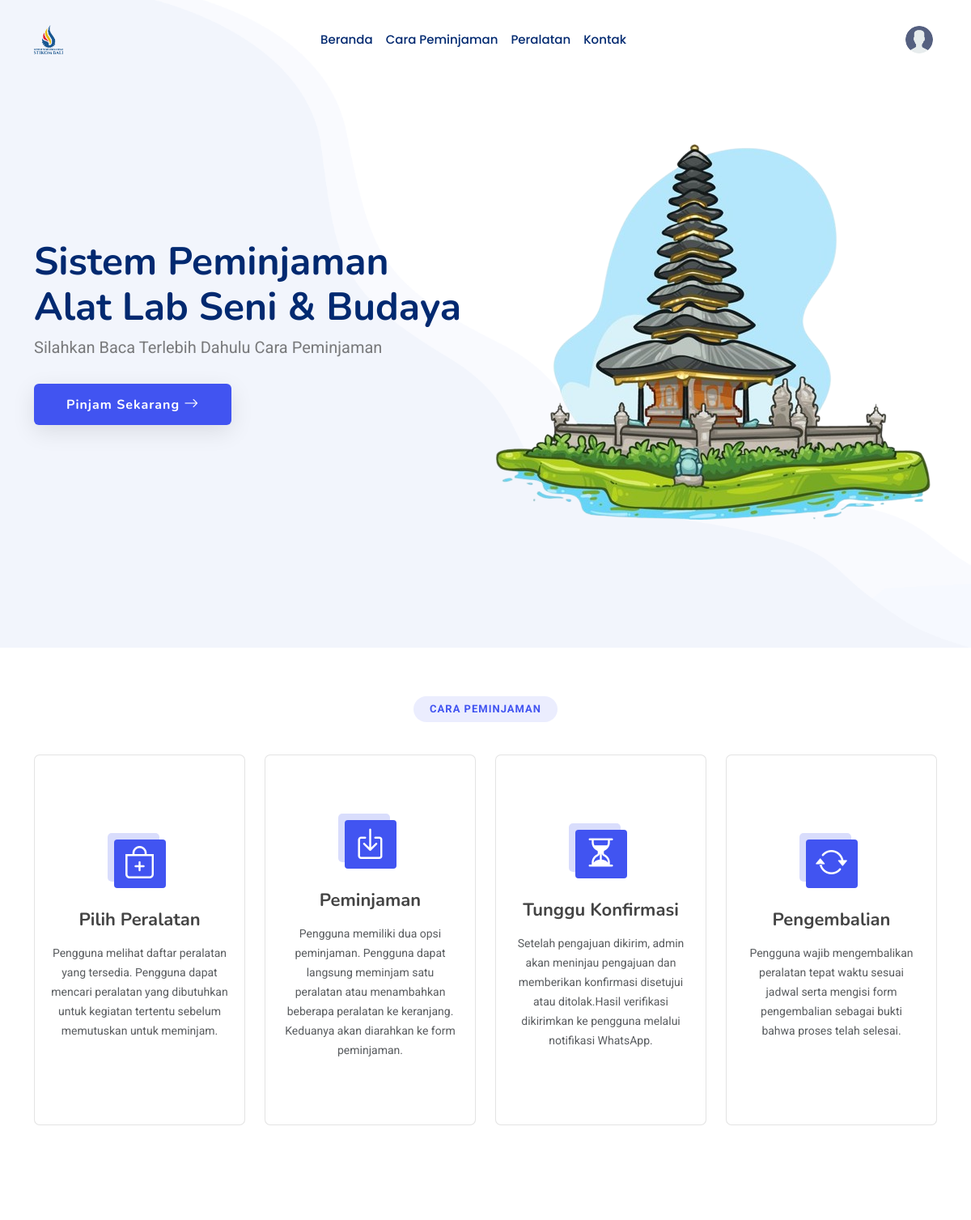
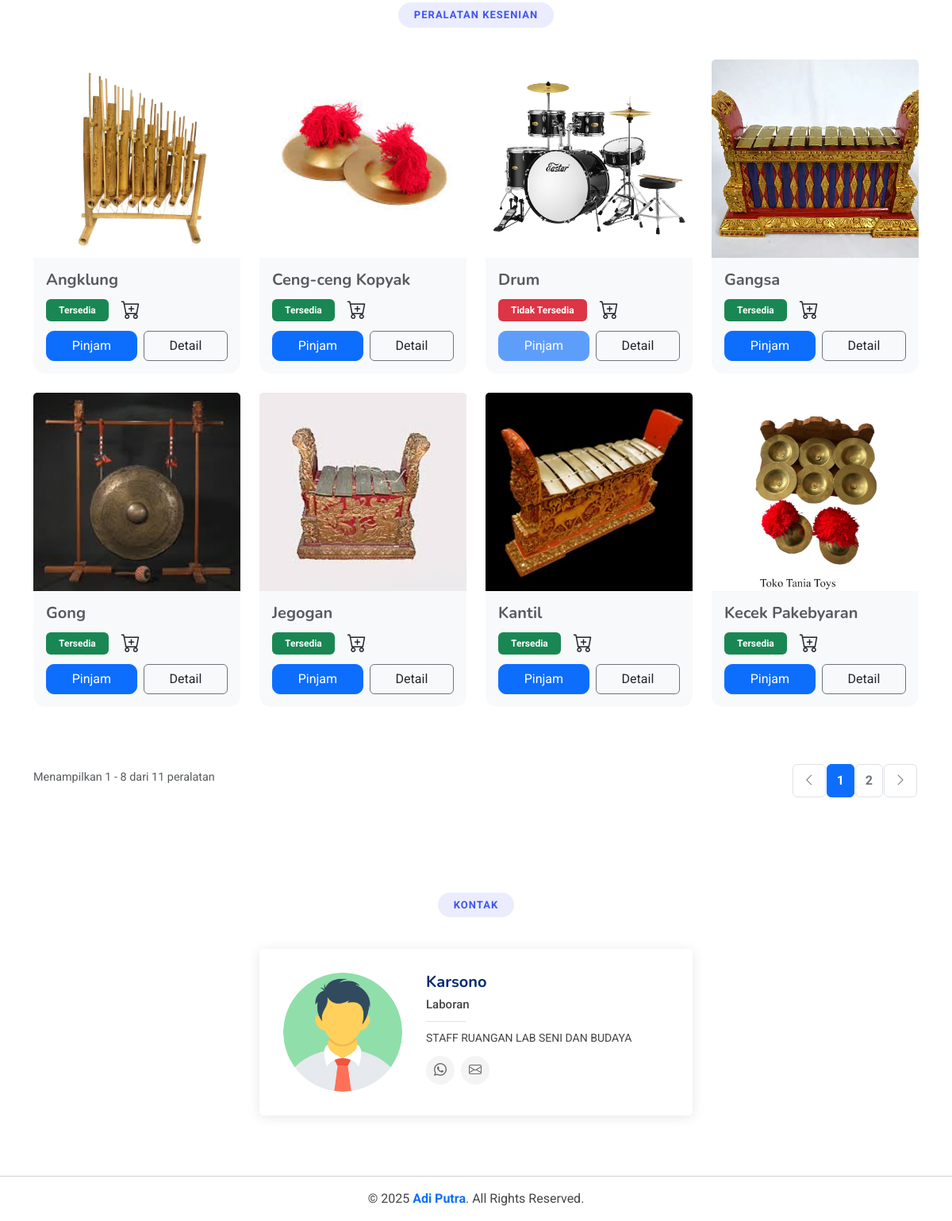
The page / on the database its author committed (2 pictures, top to bottom).
### tables this page shows
CREATE TABLE `peralatan` (
  `id_peralatan` int(11) NOT NULL,
  `nama_peralatan` varchar(50) NOT NULL,
  `kategori` enum('Modern','Tradisional') DEFAULT NULL,
  `jumlah` int(11) NOT NULL,
  `jumlah_baik` int(11) DEFAULT 0,
  `jumlah_rusak` int(11) DEFAULT 0,
  `tahun_pengadaan` year(4) DEFAULT NULL,
  `deskripsi` text DEFAULT NULL,
  `gambar` varchar(30) NOT NULL
);

### index.php (the view, shortened to what this page needs)
<?php
include __DIR__ . "/config/config.php";
$current_page = isset($_GET['page']) ? (int)$_GET['page'] : 1;
$items_per_page = 8;
$current_page = max(1, $current_page);
$offset = ($current_page - 1) * $items_per_page;
$count_query = mysqli_query($conn, "SELECT COUNT(*) as total FROM peralatan");
$count_result = mysqli_fetch_assoc($count_query);
$total_items = $count_result['total'];
$total_pages = ceil($total_items / $items_per_page);
?>
<!DOCTYPE html>
<html lang="en">
<head>
  <link href='https://unpkg.com/boxicons@2.0.9/css/boxicons.min.css' rel='stylesheet'>
  <link href="assets/vendor/bootstrap/css/bootstrap.min.css" rel="stylesheet">
  <link href="assets/vendor/bootstrap-icons/bootstrap-icons.css" rel="stylesheet">
  <link href="assets/vendor/aos/aos.css" rel="stylesheet">
  <link href="assets/css/main.css" rel="stylesheet">
</head>
<body class="index-page">
<div class="wrapper">
<?php include 'layout/navbar.php'; ?>
  <main class="content">
    <section id="home" class="hero section">
      <div class="container">
        <div class="row gy-4">
          <div class="col-lg-6 order-2 order-lg-1 d-flex flex-column justify-content-center">
            <h1 data-aos="fade-up">Sistem Peminjaman Alat Lab Seni & Budaya</h1>
            <p data-aos="fade-up" data-aos-delay="100" style="margin-top: 7px;">Silahkan Baca Terlebih Dahulu Cara Peminjaman</p>
            <div class="d-flex flex-column flex-md-row" data-aos="fade-up" data-aos-delay="200">
              <a class="btn-button flex-md-shrink-0 rounded fw-bold" href="#peralatan">Pinjam Sekarang<i class="bi bi-arrow-right"> </i></a>
            </div>
          </div>
          <div class="col-lg-6 order-1 order-lg-2 hero-img" data-aos="zoom-out">
            <img src="assets/img/background bali.png" class="img-fluid animated" alt="">
          </div>
        </div>
      </div>
    </section>
    <section id="carapeminjaman" class="alur section">
        <div class="container section-title" data-aos="fade-up">
          <h2>Cara Peminjaman</h2>
        </div>
        <div class="container">
         <div class="row gy-4">
          <div class="col-lg-3 col-md-6 col-sm-6" data-aos="fade-up" data-aos-delay="100">
            <div class="alur-item position-relative text-center">
              <div class="icon mb-3 d-flex align-items-center justify-content-center" style="height: 60px;">
                <i class="bi bi-bag-plus fs-1"></i>
              </div>
              <h3 class="h5 mb-3">Pilih Peralatan</h3>
              <p class="text-muted small">Pengguna melihat daftar peralatan yang tersedia. Pengguna dapat mencari peralatan yang dibutuhkan untuk kegiatan tertentu sebelum memutuskan untuk meminjam.</p>
            </div>
          </div>
          <div class="col-lg-3 col-md-6 col-sm-6" data-aos="fade-up" data-aos-delay="200">
            <div class="alur-item position-relative text-center">
              <div class="icon mb-3 d-flex align-items-center justify-content-center" style="height: 60px;">
                <i class="bi bi-box-arrow-in-down fs-1"></i>
              </div>
              <h3 class="h5 mb-3">Peminjaman</h3>
              <p class="text-muted small">Pengguna memiliki dua opsi peminjaman. Pengguna dapat langsung meminjam satu peralatan atau menambahkan beberapa peralatan ke keranjang. Keduanya akan diarahkan ke form peminjaman.</p>
            </div>
          </div>
          <div class="col-lg-3 col-md-6 col-sm-6" data-aos="fade-up" data-aos-delay="200">
            <div class="alur-item position-relative text-center">
              <div class="icon mb-3 d-flex align-items-center justify-content-center" style="height: 60px;">
                <i class="bi bi-hourglass-split fs-1"></i>
              </div>
              <h3 class="h5 mb-3">Tunggu Konfirmasi</h3>
              <p class="text-muted small">Setelah pengajuan dikirim, admin akan meninjau pengajuan dan memberikan konfirmasi disetujui atau ditolak.Hasil verifikasi dikirimkan ke pengguna melalui notifikasi WhatsApp.
              </p>
            </div>
          </div>
          <div class="col-lg-3 col-md-6 col-sm-6" data-aos="fade-up" data-aos-delay="200">
            <div class="alur-item position-relative text-center">
              <div class="icon mb-3 d-flex align-items-center justify-content-center" style="height: 60px;">
                <i class="bi bi-arrow-repeat fs-1"></i>
              </div>
              <h3 class="h5 mb-3">Pengembalian</h3>
              <p class="text-muted small">Pengguna wajib mengembalikan peralatan tepat waktu sesuai jadwal serta mengisi form pengembalian sebagai bukti bahwa proses telah selesai.</p>
            </div>
          </div>
        </div>
      </div>
    </section>
    <section id="peralatan" class="alat section">
    <div class="container section-title" data-aos="fade-up">
      <h2>Peralatan Kesenian</h2>
    </div>
    <div class="container">
   <div class="row">
  <?php
    $query = mysqli_query($conn, "
      SELECT * FROM peralatan
      ORDER BY nama_peralatan ASC
      LIMIT $items_per_page OFFSET $offset
    ");
    if (mysqli_num_rows($query) > 0) {
      while ($row = mysqli_fetch_assoc($query)) {
        $id = $row['id_peralatan'];
        $q_baik = mysqli_query($conn, "SELECT COUNT(*) AS jumlah_baik FROM unit_peralatan WHERE id_peralatan = '$id' AND kondisi = 'Baik' AND keterangan = 'Tersedia'");
        $data_baik = mysqli_fetch_assoc($q_baik);
        $jumlah_baik = $data_baik['jumlah_baik'];
  ?>
  <div class="col-12 col-sm-6 col-md-4 col-lg-3 mb-4 stretch-card" data-aos="fade-up" data-aos-delay="400">
    <div class="card bg-light h-100">
      <img src="uploads/peralatan/<?= htmlspecialchars($row['gambar']) ?>" class="card-img-top" style="height: 250px; object-fit: cover;" alt="<?= htmlspecialchars($row['nama_peralatan']) ?>">
      <div class="card-body d-flex flex-column justify-content-between">
        <h5 class="card-title text-muted fw-bold mb-2"><?= htmlspecialchars($row['nama_peralatan']) ?></h5>
        <div class="d-flex align-items-center mb-2">
          <?php if ($jumlah_baik > 0): ?>
            <span class="badge bg-success px-3 py-2">Tersedia</span>
          <?php else: ?>
            <span class="badge bg-danger px-3 py-2">Tidak Tersedia</span>
          <?php endif; ?>
          <?php if ($jumlah_baik > 0): ?>
            <?php if (isset($_SESSION['id_pengguna'])): ?>
             <a href="<?= BASE_URL ?>keranjang/tambah_keranjang.php?id=<?= $row['id_peralatan'] ?>" class="text-dark" data-bs-toggle="tooltip" title="Tambah ke Keranjang">
               <i class="bi bi-cart-plus fs-4 ms-3"></i>
             </a>
            <?php else: ?>
              <a href="javascript:void(0);" class="text-dark" onclick="showLoginAlert()"><i class="bi bi-cart-plus fs-4 ms-3"></i></a>
            <?php endif; ?>
          <?php else: ?>
            <a href="javascript:void(0);" class="text-dark" title="Stok tidak tersedia"><i class="bi bi-cart-plus fs-4 ms-3"></i></a>
          <?php endif; ?>
        </div>
        <div class="d-flex gap-2 tombol-wrapper mt-auto">
          <?php if ($jumlah_baik > 0): ?>
            <?php if (isset($_SESSION['id_pengguna'])): ?>
             <a href="<?= BASE_URL ?>peminjaman/form_peminjaman.php?id=<?= $id ?>"  class="btn btn-primary flex-fill">Pinjam</a>
            <?php else: ?>
              <a href="javascript:void(0);" class="btn btn-primary flex-fill" onclick="showLoginAlert()">Pinjam</a>
            <?php endif; ?>
          <?php else: ?>
            <a href="javascript:void(0);" class="btn btn-primary flex-fill disabled" title="Stok tidak tersedia">Pinjam</a>
          <?php endif; ?>
          <button type="button" class="btn btn-outline-secondary text-dark flex-fill" data-bs-toggle="modal" data-bs-target="#DetailPeralatan<?= $id ?>">
            Detail
          </button>
        </div>
      </div>
    </div>
  </div>
  <?php
      }
    } else {
  ?>
  <div class="col-12 text-center">
    <p class="text-muted">Tidak ada peralatan yang tersedia.</p>
  </div>
  <?php } ?>
</div>
      <?php if ($total_items > $items_per_page): ?>
        <div class="d-flex flex-column flex-md-row justify-content-between align-items-center mt-3 gap-2 flex-wrap">
          <div class="pagination-info mt-4 mb-md-0 text-muted">
            Menampilkan <?= ($offset + 1) ?> - <?= min($offset + $items_per_page, $total_items) ?> dari <?= $total_items ?> peralatan
          </div>
          <nav aria-label="Pagination Navigation">
            <ul class="pagination mb-0">
              <li class="page-item <?= ($current_page <= 1) ? 'disabled' : '' ?>">
                <a class="page-link" href="?page=<?= max(1, $current_page - 1) ?>#peralatan"><i class="bi bi-chevron-left"></i></a>
              </li>
              <?php
              $range = 3;
              $start_page = max(1, $current_page - $range);
              $end_page = min($total_pages, $current_page + $range);
              for ($i = $start_page; $i <= $end_page; $i++): ?>
                <li class="page-item <?= ($i == $current_page) ? 'active' : '' ?>">
                  <a class="page-link" href="?page=<?= $i ?>#peralatan"><?= $i ?></a>
                </li>
              <?php endfor;
              ?>
              <li class="page-item <?= ($current_page >= $total_pages) ? 'disabled' : '' ?>">
                <a class="page-link" href="?page=<?= min($total_pages, $current_page + 1) ?>#peralatan"><i class="bi bi-chevron-right"></i></a>
              </li>
            </ul>
          </nav>
        </div>
      <?php endif; ?>
    </div>
    </section>
    <section id="kontak" class="kontak section">
      <div class="container section-title" data-aos="fade-up">
        <h2>Kontak</h2>
      </div>
      <div class="container">
      <div class="row gy-4 justify-content-center">
        <div class="col-lg-6" data-aos="fade-up" data-aos-delay="100">
          <div class="team-member d-flex align-items-start">
            <div class="pic">
              <img src="assets/img/man.png" class="img-fluid" alt="">
            </div>
            <div class="member-info">
              <h4>Karsono</h4>
              <span>Laboran</span>
              <p>STAFF RUANGAN LAB SENI DAN BUDAYA</p>
              <div class="social">
                <a href="https://wa.me/6281558684788" target="_blank" title="Chat via WhatsApp">
                  <i class="bi bi-whatsapp"></i>
                </a>
                <a href="https://mail.google.com/mail/?view=cm&fs=1&to=contoh@email.com" target="_blank" title="Kirim Email via Gmail">
                  <i class="bi bi-envelope"></i>
                </a>
              </div>
            </div>
          </div>
        </div>
      </div>
    </div>
    </section>
    </main>
     <hr class="my-3" />
    <div class="container copyright text-center mt-2">
    <p>&copy; 2025 <strong class="text-primary">Adi Putra</strong>. All Rights Reserved.</p>
    </div>
</div>
</body>
</html>

### layout/navbar.php (shortened to what this page needs)
<!DOCTYPE html>
<html lang="en">
<head>
  <link href='https://unpkg.com/boxicons@2.0.9/css/boxicons.min.css' rel='stylesheet'>
  <link href="https://cdn.jsdelivr.net/npm/bootstrap-icons@1.11.3/font/bootstrap-icons.css" rel="stylesheet">
  <link href="../assets/vendor/bootstrap/css/bootstrap.min.css" rel="stylesheet">
  <link href="../assets/vendor/bootstrap-icons/bootstrap-icons.css" rel="stylesheet">
  <link href="../assets/vendor/aos/aos.css" rel="stylesheet">
  <link href="../assets/vendor/glightbox/css/glightbox.min.css" rel="stylesheet">
  <link href="../assets/vendor/swiper/swiper-bundle.min.css" rel="stylesheet">
  <link href="../assets/css/main.css" rel="stylesheet">
</head>
<body class="index-page">
  <header id="header" class="fixed-top">
    <nav class="navbar navbar-expand-lg navbar-light d-flex align-items-center fixed-top">
      <div class="container-fluid container-xl position-relative d-flex align-items-center">
          <div class="logo d-flex align-items-center">
              <img src="<?= BASE_URL ?>assets/img/logo.png" alt="logo">
          </div>
          <div class="collapse navbar-collapse justify-content-center" id="navbarNav">
              <ul class="navbar-nav mx-auto mb-2 mb-lg-0">
                  <li class="nav-item">
                    <a class="nav-link" href="<?= BASE_URL ?>index.php">Beranda</a>
                  </li>
                   <li class="nav-item">
                      <a class="nav-link" href="<?= BASE_URL ?>index.php#carapeminjaman">Cara Peminjaman</a>
                  </li>
                  <li class="nav-item">
                     <a class="nav-link" href="<?= BASE_URL ?>index.php#peralatan">Peralatan</a>
                  </li>
                  <li class="nav-item">
                  <a class="nav-link" href="<?= BASE_URL ?>index.php#kontak">Kontak</a>
                  </li>
              </ul>
            </div>
            <div class="profile">
           <img src="<?= BASE_URL ?>assets/img/users.png" alt="Profile" id="profile-icon">
          </div>
      </div>
    </nav>
  </header>
</body>
</html>

### rows shown on the page
peralatan: gambar (picture), nama_peralatan "Angklung", shows "Tersedia", shows "Pinjam"
peralatan: gambar (picture), nama_peralatan "Ceng-ceng Kopyak", shows "Tersedia", shows "Pinjam"
peralatan: gambar (picture), nama_peralatan "Drum", shows "Tidak Tersedia", shows "Pinjam"
peralatan: gambar (picture), nama_peralatan "Gangsa", shows "Tersedia", shows "Pinjam"
peralatan: gambar (picture), nama_peralatan "Gong", shows "Tersedia", shows "Pinjam"
peralatan: gambar (picture), nama_peralatan "Jegogan", shows "Tersedia", shows "Pinjam"
peralatan: gambar (picture), nama_peralatan "Kantil", shows "Tersedia", shows "Pinjam"
peralatan: gambar (picture), nama_peralatan "Kecek Pakebyaran", shows "Tersedia", shows "Pinjam"

### other values the page prints
$offset + 1 "1"
min($offset + $items_per_page, $total_items) "8"
$total_items "11"
